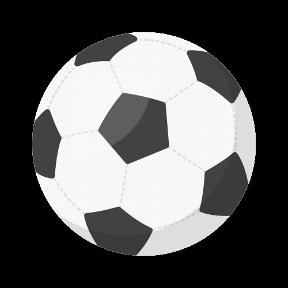
#> input picture CornerDetection/football.png, 288 x 288 px
$ jupyter execute 'Corner Detection.ipynb'
#> lines starting #> are read from the running program, lines starting #| are printed output that depends on the picture; after the words box and inside, x2 and y2 are one past the last pixel; in counts of white or black regions, pixels touching at a corner belong together
[cell 1]
import numpy as np
from matplotlib import pylab as plt
import cv2

[cell 2]
img_ball = cv2.imread('football.png')
#> img_ball is the input picture: shape (288, 288, 3); mean B, G, R 91.1, 91, 91
#plt.imshow(img_ball)

gray_ball = np.float32(cv2.cvtColor(img_ball, cv2.COLOR_BGR2GRAY))
#plt.imshow(gray_ball,cmap="gray")

smoothed_ball = cv2.bilateralFilter(gray_ball, 5, 75, 75)
#plt.imshow(smoothed_ball,cmap="gray")

corners_ball = cv2.cornerHarris(smoothed_ball, 5, 5, 0.04)
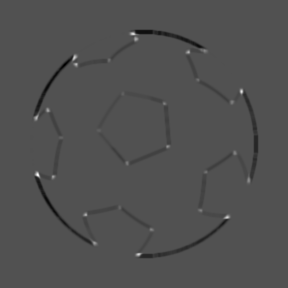
#> corners_ball: shape (288, 288) float32; min -2.79e+09, max 5.98e+09, mean -33064850; drawn with min black and max white
#plt.imshow(corners_ball)

corners_ball = cv2.dilate(corners_ball, None)
#plt.imshow(corners_ball)

img_ball[corners_ball > 0.003 * corners_ball.max()] = [0, 255, 0]
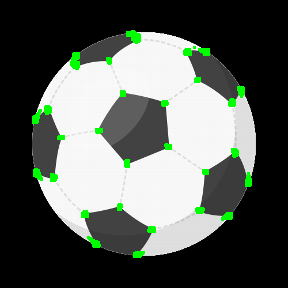
#> img_ball: shape (288, 288, 3); 2.3% of pixels changed, all inside (x1, y1, x2, y2) = (32, 30, 252, 258)
cv2.imwrite("football_result.jpg", img_ball)

plt.imshow(img_ball)

## Erosion Vs Dilation

[cell 3]
coins_img = cv2.imread('coins.png',0)
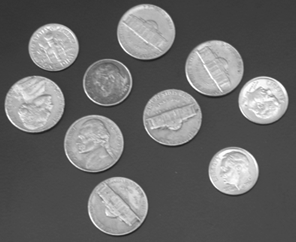
#> input picture CornerDetection/coins.png, 296 x 242 px
#> coins_img: shape (242, 296); min 29, max 255, mean 105.1
kernel = np.ones((5,5), np.uint8)
coins_erosion = cv2.erode(coins_img, kernel, iterations=3)
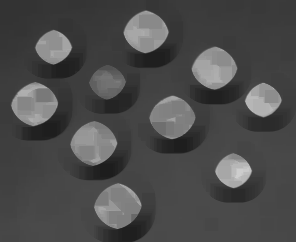
#> coins_erosion: shape (242, 296); min 29, max 205, mean 75.3
coins_dilation = cv2.dilate(coins_img, kernel, iterations=3)
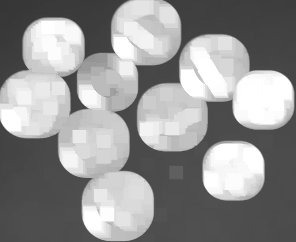
#> coins_dilation: shape (242, 296); min 54, max 255, mean 146.5
#plt.imshow(coins_img)
plt.imshow(cv2.hconcat([coins_erosion, coins_dilation]))
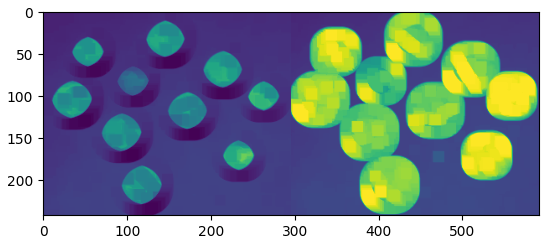
#> figure drawn by matplotlib, 1 panel
